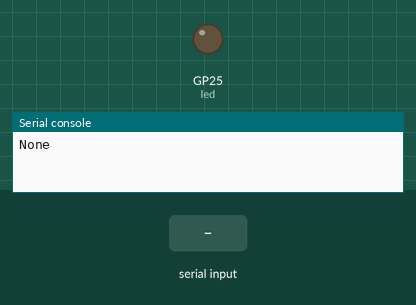
The program below on a simulated Raspberry Pi Pico running CircuitPython. Parts: output pins drawn as LEDs (lit = HIGH), the last lines printed to the serial console. The test bench sets the inputs (shaded band).

Above: at 1.2 s.
1.3 s: "on\n" received over the second serial link
At 2.1 s:
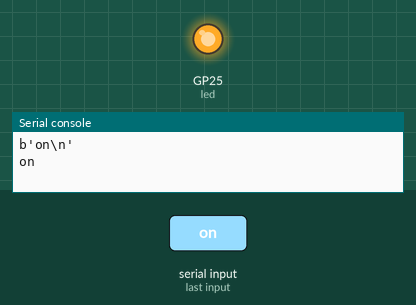
2.8 s: "1\n" received over the second serial link
At 3.2 s:
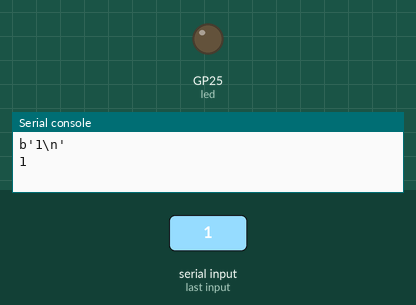
Timing chart, 0 to 5.8 s (numbered marks = the images above; inputs shaded):
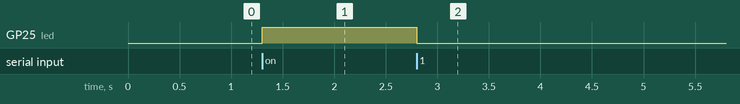

Measured:
- after the input at 1.3 s, GP25 (led): LOW → HIGH at once
- after the input at 2.8 s, GP25 (led): HIGH → LOW at once

The program:

HC06_Communication.py
```python
import board
import busio # for the uart functions
import digitalio

led = digitalio.DigitalInOut(board.LED)
led.direction = digitalio.Direction.OUTPUT

uart = busio.UART(tx=board.GP0, rx=board.GP1, baudrate=115200,  timeout= 1) # open the uart

i = 0 # a counter

while True:
    s = "hello " + str(i) + "\r\n" # make a string to print
    i = i + 1
    uart.write(bytearray(s)) # uart prints are of type byte
    data = uart.readline() # read until newline or timeout
    print(data) # print the data received

    if data is not None:
        print(str(data,'utf-8')) # print the data as a string
        if str(data,'utf-8').strip() == "on": # strip() removes the hidden \r
            led.value = 1
        else:
            led.value = 0
```
